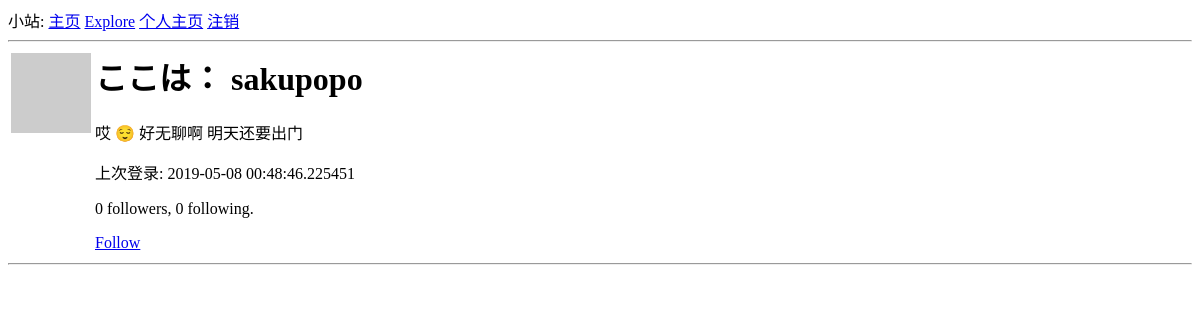
The app's page /user/sakupopo (signed in), older data.
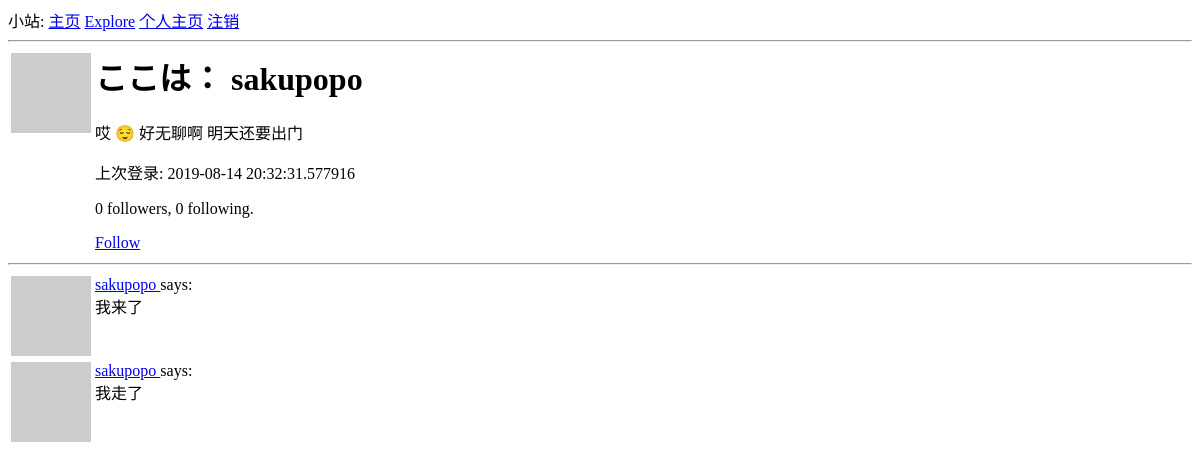
The same page, newer data.
### app/models.py (models this page shows, shortened)
class User(UserMixin, db.Model):
    id = db.Column(db.Integer, primary_key=True)
    username = db.Column(db.String(64), index=True, unique=True)
    email = db.Column(db.String(120), index=True, unique=True)
    password_hash = db.Column(db.String(128))
    posts = db.relationship('Post', backref='author', lazy='dynamic')
    about_me = db.Column(db.String(140))
    last_seen = db.Column(db.DateTime, default=datetime.utcnow)
    followed = db.relationship(
        'User', secondary=followers,
        primaryjoin=(followers.c.follower_id == id),
        secondaryjoin=(followers.c.followed_id == id),
        backref=db.backref('followers', lazy='dynamic'), lazy='dynamic')
    def avatar(self, size):
        digest = md5(self.email.lower().encode('utf-8')).hexdigest()
        return 'https://www.gravatar.com/avatar/{}?d=identicon&s={}'.format(
            digest, size)
    def is_following(self, user):
        return self.followed.filter(
            followers.c.followed_id == user.id).count() > 0

class Post(db.Model):
    id = db.Column(db.Integer, primary_key=True)
    body = db.Column(db.String(140))
    timestamp = db.Column(db.DateTime)
    user_id = db.Column(db.Integer, db.ForeignKey('user.id'))

### app/routes.py (the view)
@app.route('/user/<username>')
@login_required
def user(username):
    user = User.query.filter_by(username=username).first_or_404()
    page = request.args.get('page', 1, type=int)
    posts = user.posts.order_by(Post.timestamp.desc()).paginate(
        page, app.config['POSTS_PER_PAGE'], False)
    next_url = url_for('user', username=user.username, page=posts.next_num) \
        if posts.has_next else None
    prev_url = url_for('user', username=user.username, page=posts.prev_num) \
        if posts.has_prev else None
    return render_template('user.html', user=user, posts=posts.items,
                           next_url=next_url, prev_url=prev_url)

### app/models.py (called while the page is built)
@login.user_loader
def load_user(id):
    return User.query.get(int(id))

### app/routes.py (called while the page is built)
@app.before_request
def before_request():
    if current_user.is_authenticated:
        current_user.last_seen = datetime.now()
        db.session.commit()

### app/templates/user.html (shortened to what this page needs)
{% extends "base.html" %}
{% block content %}
    <table>
        <tr valign="top">
            <td><img src="{{ user.avatar(64) }}"></td>
            <td>
                <h1>ここは： {{ user.username }}</h1>
                {% if user.about_me %}<p>{{ user.about_me }}</p>{% endif %}
                {% if user.last_seen %}<p>上次登录: {{ user.last_seen }}</p>{% endif %}
                <p>{{ user.followers.count() }} followers, {{ user.followed.count() }} following.</p>
                {% if user == current_user %}
                <p><a href="{{ url_for('edit_profile') }}">编辑你的页面吧~</a></p>
                {% elif not current_user.is_following(user) %}
                <p><a href="{{ url_for('follow', username=user.username) }}">Follow</a></p>
                {% else %}
                <p><a href="{{ url_for('unfollow', username=user.username) }}">Unfollow</a></p>
                {% endif %}
            </td>
        </tr>
    </table>
    <hr>
    {% for post in posts %}
        {% include '_post.html' %}
    {% endfor %}
{% endblock %}

### app/templates/_post.html
    <table>
        <tr valign="top">
            <td><img src="{{ post.author.avatar(36) }}"></td>
            <td>
            	<a href="{{ url_for('user', username=post.author.username) }}">
            	{{ post.author.username }}
            	</a>
            says:<br>{{ post.body }}</td>
        </tr>
    </table>

Row changes from the older to the newer data that the page shows:
changed User "sakupopo": last_seen "2019-05-08 00:48:46.225451" → "2019-08-14 20:32:31.577916"
added Post: author.username "sakupopo", body "我来了"
added Post: author.username "sakupopo", body "我走了"
